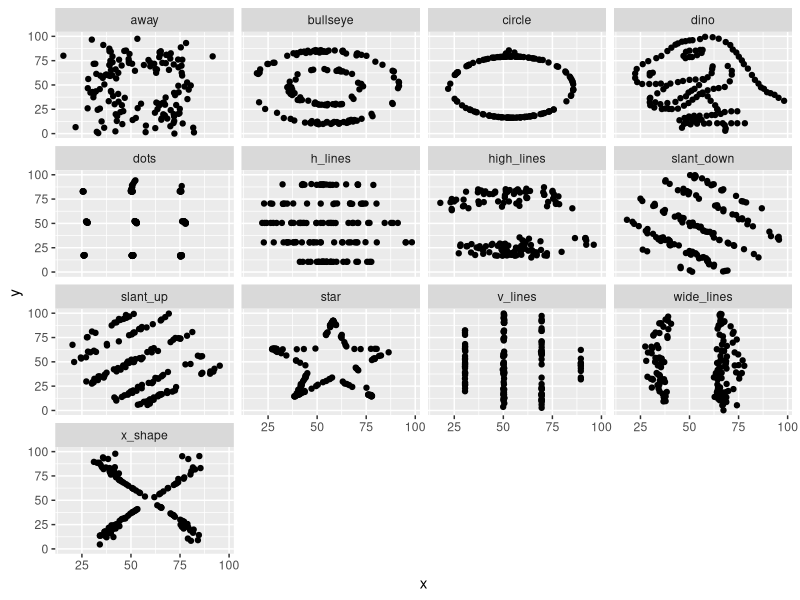

Write the R code that produced this figure.
# Exercise 11.1

# a) Read and inspect the data
data <- read.csv("DatasaurusDozen.csv")

str(data)
print(unique(data$dataset))

# b) Compute the mean and standard deviation of the x and y values for each dataset
library(dplyr)

result <- data %>%
    group_by(dataset) %>%
    summarise(
        mean_x = mean(x), 
        sd_x = sd(x), 
        mean_y = mean(y), 
        sd_y = sd(y))

print(result)

# c) Scatter plot of the data
library(ggplot2)

p <- data %>%
    ggplot(aes(x = x, y = y, group = dataset)) +
    geom_point() +
    facet_wrap(~dataset)

# Save the plot
ggsave("scatter_plot.png", plot = p, width = 10, height = 8, dpi = 300)
